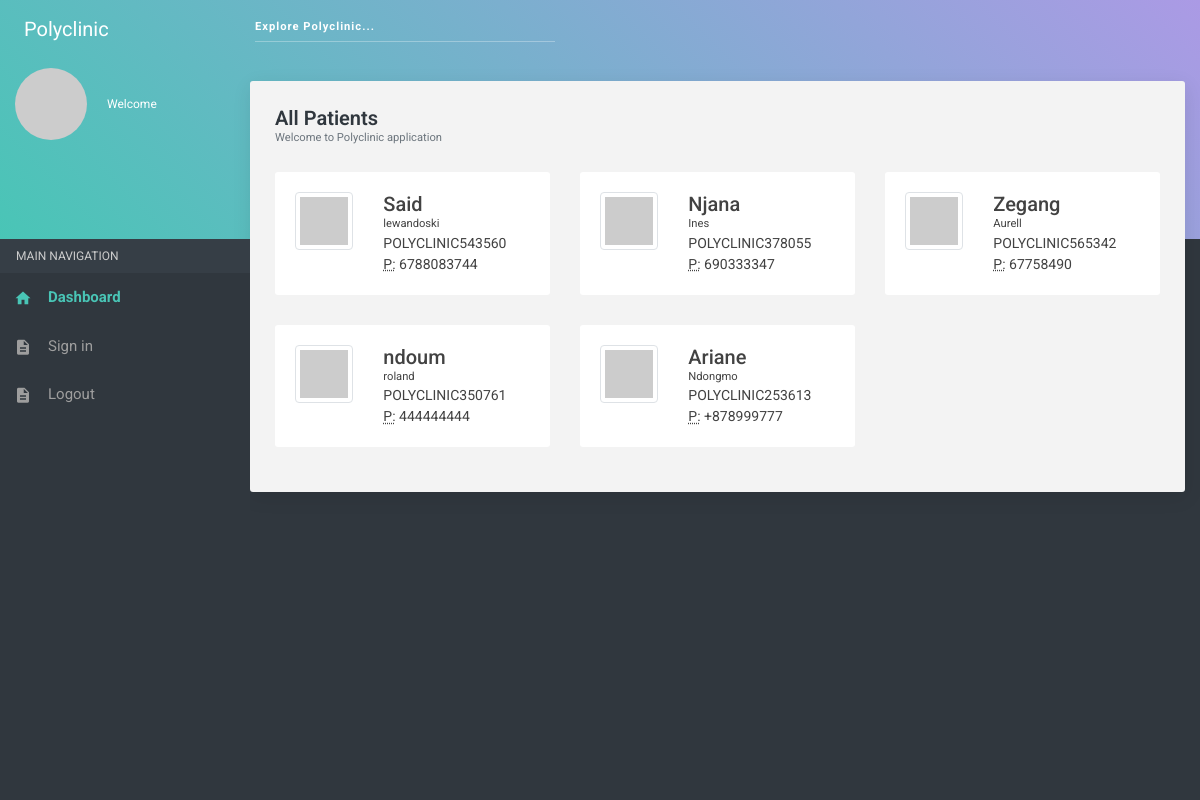
The app's page /patients/ with its own data.
### management/models.py (models this page shows, shortened)
class Patients(models.Model):
    first_name = models.CharField(max_length = 200, null = True, blank = True)
    last_name = models.CharField(max_length = 200, null = True, blank = True)
    phone = models.CharField(max_length = 200, null = True, blank = True)
    gender = models.CharField(max_length = 200, null = True, blank = True)
    date_of_birth = models.CharField(max_length = 200, null = True, blank = True)
    email = models.CharField(max_length = 200, null = True, blank = True)
    location = models.CharField(max_length = 230, null = True, blank = True)
    description = models.TextField(null = True, blank = True)
    profile = models.ImageField(null = True, blank = True)
    occupation = models.CharField(max_length = 200, null = True, blank = True)
    biography = models.TextField(null = True, blank = True)
    timeline = models.TextField(null = True, blank = True)
    bloodpressure = models.CharField(max_length = 200, null = True, blank = True)
    heartbeat = models.CharField(max_length = 200, null = True, blank = True)
    haemoglobin = models.CharField(max_length = 200, null = True, blank = True)
    sugar = models.CharField(max_length = 200, null = True, blank = True)
    education = models.TextField(null = True, blank = True)
    history = models.TextField(null = True, blank = True)
    id_number = models.CharField(max_length = 200, null = True, blank = True)
    def get_absolute_url(self):
        return reverse('management:patients_profile', kwargs={
            'pk': self.pk
        })

### management/views.py (the view)
# urls.py: path('patients/', patients, name="patients"),
def patients(request):
    patients = Patients.objects.all()
    context = {
        'patients': patients,
    }
    return render(request, 'management/patients.html', context)

### management/templates/management/patients.html (shortened to what this page needs)
﻿{% extends "management/base.html" %}
{% load static %}
{% block body %}
<section class="content patients">
    <div class="container-fluid">
        <div class="block-header">
            <h2>All Patients</h2>
            <small class="text-muted">Welcome to Polyclinic application</small>
        </div>
        <div class="row clearfix">
            {% for patient in patients %}
            <div class="col-lg-4 col-md-6 col-sm-12">
                <div class="card all-patients">
                    <div class="body">
                        <div class="row">
                            <div class="col-md-4 col-sm-4 text-center m-b-0">
                                {% if patient.profile %}
                                <a href="{{patient.get_absolute_url}}" class="p-profile-pix"><img src="{{patient.profile.url}}" alt="user" class="img-thumbnail img-fluid"></a>
                                {% else %}
                                <a href="{{patient.get_absolute_url}}" class="p-profile-pix"><img src="http://via.placeholder.com/130x130" alt="user" class="img-thumbnail img-fluid"></a>
                                {% endif %}
                            </div>
                            <div class="col-md-8 col-sm-8 m-b-0">
                                <h5 class="m-b-0">{{patient.first_name}} </h5> <small>{{patient.last_name}}</small>
                                <address class="m-b-0">
                                   {{patient.id_number}}<br>
                                    <abbr title="Phone">P:</abbr> {{patient.phone}}
                                </address>
                            </div>
                        </div>
                    </div>
                </div>
            </div>
            {% endfor %}
        </div>
    </div>
</section>
{% endblock %}

### management/templates/management/base.html (shortened to what this page needs)
{% load static %}
<!DOCTYPE html>
<html>
<head>
<link rel="stylesheet" href="{% static 'management/plugins/bootstrap/css/bootstrap.min.css' %}"/>
<link rel="stylesheet" href="{% static 'management/plugins/morrisjs/morris.css' %}"/>
<link rel="stylesheet" href="{% static 'management/css/main.css' %}"/>
</head>
<body class="theme-cyan">
<div id="morphsearch" class="morphsearch">
    <form action ="{% url 'management:search' %}" method="post">
    <form class="morphsearch-form" action ="{% url 'management:search' %}" method="post">
        <div class="form-group m-0">
            <input value="" name = "search" type="search" placeholder="Explore Polyclinic..." class="form-control morphsearch-input" />
        </div>
    </form>
    </form>
</div>
<nav class="navbar clearHeader">
    <div class="col-12">
        <div class="navbar-header"> <a href="javascript:void(0);" class="bars"></a> <a class="navbar-brand" href="index-2.html">Polyclinic</a> </div>
    </div>
</nav>
<section>
    <aside id="leftsidebar" class="sidebar">
        <div class="user-info">
            <div class="admin-image"> <img src="http://via.placeholder.com/130x130" alt=""> </div>
            <div class="admin-action-info"> <span>Welcome</span>
            </div>
        </div>
        <div class="menu">
            <ul class="list">
                <li class="header">MAIN NAVIGATION</li>
                <li class="active open"><a href="{% url 'management:home' %}"><i class="zmdi zmdi-home"></i><span>Dashboard</span></a></li>
                <li><a href="{% url 'account_login' %}"><i class="zmdi zmdi-file-text"></i><span>Sign in</span></a></li>
                <li><a href="{% url 'account_logout' %}"><i class="zmdi zmdi-file-text"></i><span>Logout</span></a></li>
            </ul>
        </div>
</section>
{% block body %}
{% endblock %}
</body>
</html>

### records on screen
Patients: first_name "Said", last_name "lewandoski", id_number "POLYCLINIC543560", phone "6788083744"
Patients: first_name "Njana", last_name "Ines", id_number "POLYCLINIC378055", phone "690333347"
Patients: first_name "Zegang", last_name "Aurell", id_number "POLYCLINIC565342", phone "67758490"
Patients: first_name "ndoum", last_name "roland", id_number "POLYCLINIC350761", phone "444444444"
Patients: first_name "Ariane", last_name "Ndongmo", id_number "POLYCLINIC253613", phone "+878999777"
